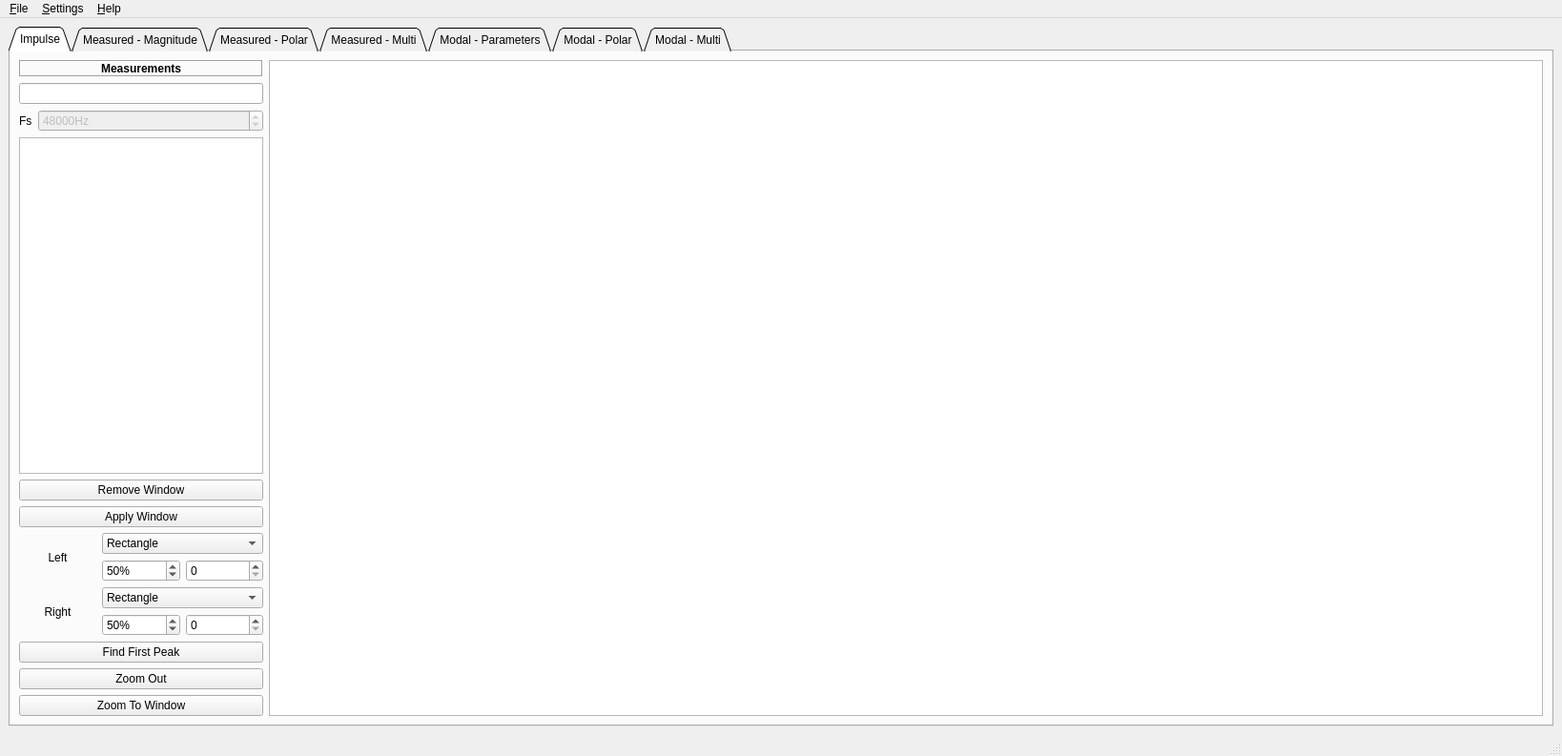
<?xml version="1.0" encoding="UTF-8"?>
<ui version="4.0">
 <class>MainWindow</class>
 <widget class="QMainWindow" name="MainWindow">
  <property name="enabled">
   <bool>true</bool>
  </property>
  <property name="geometry">
   <rect>
    <x>0</x>
    <y>0</y>
    <width>1638</width>
    <height>793</height>
   </rect>
  </property>
  <property name="windowTitle">
   <string>pypolarmap</string>
  </property>
  <widget class="QWidget" name="centralwidget">
   <property name="sizePolicy">
    <sizepolicy hsizetype="Expanding" vsizetype="Expanding">
     <horstretch>0</horstretch>
     <verstretch>0</verstretch>
    </sizepolicy>
   </property>
   <layout class="QGridLayout" name="gridLayout" columnstretch="0">
    <item row="0" column="0">
     <widget class="QTabWidget" name="graphTabs">
      <property name="minimumSize">
       <size>
        <width>0</width>
        <height>0</height>
       </size>
      </property>
      <property name="tabShape">
       <enum>QTabWidget::Triangular</enum>
      </property>
      <property name="currentIndex">
       <number>0</number>
      </property>
      <widget class="QWidget" name="impulseTab">
       <attribute name="title">
        <string>Impulse</string>
       </attribute>
       <layout class="QGridLayout" name="gridLayout_2">
        <item row="0" column="0">
         <layout class="QGridLayout" name="graphLayout">
          <property name="sizeConstraint">
           <enum>QLayout::SetDefaultConstraint</enum>
          </property>
          <item row="0" column="1" colspan="8">
           <widget class="MplWidget" name="impulseGraph">
            <property name="sizePolicy">
             <sizepolicy hsizetype="Expanding" vsizetype="Expanding">
              <horstretch>9</horstretch>
              <verstretch>0</verstretch>
             </sizepolicy>
            </property>
            <property name="minimumSize">
             <size>
              <width>600</width>
              <height>400</height>
             </size>
            </property>
           </widget>
          </item>
          <item row="0" column="0">
           <layout class="QVBoxLayout" name="impulseControlsContainer">
            <item>
             <layout class="QVBoxLayout" name="verticalLayout">
              <item>
               <widget class="QLabel" name="measurementsHeaderLabel">
                <property name="font">
                 <font>
                  <weight>75</weight>
                  <bold>true</bold>
                 </font>
                </property>
                <property name="frameShape">
                 <enum>QFrame::Box</enum>
                </property>
                <property name="frameShadow">
                 <enum>QFrame::Sunken</enum>
                </property>
                <property name="text">
                 <string>Measurements</string>
                </property>
                <property name="alignment">
                 <set>Qt::AlignCenter</set>
                </property>
               </widget>
              </item>
              <item>
               <layout class="QFormLayout" name="measurementDetailsLayout">
                <item row="1" column="0">
                 <widget class="QLabel" name="fsLabel">
                  <property name="text">
                   <string>Fs</string>
                  </property>
                 </widget>
                </item>
                <item row="1" column="1">
                 <widget class="QSpinBox" name="fs">
                  <property name="enabled">
                   <bool>false</bool>
                  </property>
                  <property name="suffix">
                   <string>Hz</string>
                  </property>
                  <property name="minimum">
                   <number>44100</number>
                  </property>
                  <property name="maximum">
                   <number>384000</number>
                  </property>
                  <property name="singleStep">
                   <number>100</number>
                  </property>
                  <property name="value">
                   <number>48000</number>
                  </property>
                  <property name="displayIntegerBase">
                   <number>10</number>
                  </property>
                 </widget>
                </item>
                <item row="0" column="0" colspan="2">
                 <widget class="QLineEdit" name="dataPath">
                  <property name="sizePolicy">
                   <sizepolicy hsizetype="Fixed" vsizetype="Fixed">
                    <horstretch>0</horstretch>
                    <verstretch>0</verstretch>
                   </sizepolicy>
                  </property>
                  <property name="maximumSize">
                   <size>
                    <width>320</width>
                    <height>16777215</height>
                   </size>
                  </property>
                 </widget>
                </item>
               </layout>
              </item>
              <item>
               <widget class="QListView" name="measurementView"/>
              </item>
              <item>
               <widget class="QPushButton" name="removeWindowBtn">
                <property name="enabled">
                 <bool>true</bool>
                </property>
                <property name="text">
                 <string>Remove Window</string>
                </property>
                <property name="checkable">
                 <bool>true</bool>
                </property>
                <property name="flat">
                 <bool>false</bool>
                </property>
               </widget>
              </item>
              <item>
               <widget class="QPushButton" name="applyWindowBtn">
                <property name="enabled">
                 <bool>true</bool>
                </property>
                <property name="text">
                 <string>Apply Window</string>
                </property>
               </widget>
              </item>
             </layout>
            </item>
            <item>
             <layout class="QGridLayout" name="windowControlContainer">
              <item row="1" column="2">
               <widget class="QSpinBox" name="leftWindowSample"/>
              </item>
              <item row="2" column="1" colspan="2">
               <widget class="QComboBox" name="rightWindowType">
                <item>
                 <property name="text">
                  <string>Rectangle</string>
                 </property>
                </item>
                <item>
                 <property name="text">
                  <string>Tukey</string>
                 </property>
                </item>
                <item>
                 <property name="text">
                  <string>Hann</string>
                 </property>
                </item>
                <item>
                 <property name="text">
                  <string>Hamming</string>
                 </property>
                </item>
                <item>
                 <property name="text">
                  <string>Blackman-Harris</string>
                 </property>
                </item>
                <item>
                 <property name="text">
                  <string>Nuttall</string>
                 </property>
                </item>
               </widget>
              </item>
              <item row="1" column="1">
               <widget class="QSpinBox" name="leftWindowPercent">
                <property name="suffix">
                 <string>%</string>
                </property>
                <property name="minimum">
                 <number>12</number>
                </property>
                <property name="maximum">
                 <number>75</number>
                </property>
                <property name="value">
                 <number>50</number>
                </property>
               </widget>
              </item>
              <item row="3" column="1">
               <widget class="QSpinBox" name="rightWindowPercent">
                <property name="suffix">
                 <string>%</string>
                </property>
                <property name="minimum">
                 <number>12</number>
                </property>
                <property name="maximum">
                 <number>75</number>
                </property>
                <property name="value">
                 <number>50</number>
                </property>
               </widget>
              </item>
              <item row="3" column="2">
               <widget class="QSpinBox" name="rightWindowSample"/>
              </item>
              <item row="0" column="0" rowspan="2">
               <widget class="QLabel" name="label">
                <property name="frameShape">
                 <enum>QFrame::NoFrame</enum>
                </property>
                <property name="text">
                 <string>Left</string>
                </property>
                <property name="alignment">
                 <set>Qt::AlignCenter</set>
                </property>
               </widget>
              </item>
              <item row="2" column="0" rowspan="2">
               <widget class="QLabel" name="label_2">
                <property name="text">
                 <string>Right</string>
                </property>
                <property name="alignment">
                 <set>Qt::AlignCenter</set>
                </property>
               </widget>
              </item>
              <item row="0" column="1" colspan="2">
               <widget class="QComboBox" name="leftWindowType">
                <property name="iconSize">
                 <size>
                  <width>24</width>
                  <height>24</height>
                 </size>
                </property>
                <item>
                 <property name="text">
                  <string>Rectangle</string>
                 </property>
                </item>
                <item>
                 <property name="text">
                  <string>Tukey</string>
                 </property>
                </item>
                <item>
                 <property name="text">
                  <string>Hann</string>
                 </property>
                </item>
                <item>
                 <property name="text">
                  <string>Hamming</string>
                 </property>
                </item>
                <item>
                 <property name="text">
                  <string>Blackman-Harris</string>
                 </property>
                </item>
                <item>
                 <property name="text">
                  <string>Nuttall</string>
                 </property>
                </item>
               </widget>
              </item>
             </layout>
            </item>
            <item>
             <widget class="QPushButton" name="findPeakButton">
              <property name="enabled">
               <bool>true</bool>
              </property>
              <property name="text">
               <string>Find First Peak</string>
              </property>
             </widget>
            </item>
            <item>
             <widget class="QPushButton" name="zoomOutBtn">
              <property name="enabled">
               <bool>true</bool>
              </property>
              <property name="text">
               <string>Zoom Out</string>
              </property>
             </widget>
            </item>
            <item>
             <widget class="QPushButton" name="zoomInButton">
              <property name="enabled">
               <bool>true</bool>
              </property>
              <property name="text">
               <string>Zoom To Window</string>
              </property>
             </widget>
            </item>
           </layout>
          </item>
         </layout>
        </item>
       </layout>
      </widget>
      <widget class="QWidget" name="measuredMagnitudeTab">
       <attribute name="title">
        <string>Measured - Magnitude</string>
       </attribute>
       <layout class="QGridLayout" name="measuredMagnitudeGridLayout" columnstretch="0,1">
        <item row="0" column="0">
         <layout class="QGridLayout" name="measuredMagnitudeControlLayout">
          <item row="0" column="0">
           <widget class="QLabel" name="measuredMagnitudeCurvesLabel">
            <property name="font">
             <font>
              <weight>75</weight>
              <bold>true</bold>
             </font>
            </property>
            <property name="frameShape">
             <enum>QFrame::Box</enum>
            </property>
            <property name="frameShadow">
             <enum>QFrame::Sunken</enum>
            </property>
            <property name="text">
             <string>Curves</string>
            </property>
            <property name="alignment">
             <set>Qt::AlignCenter</set>
            </property>
           </widget>
          </item>
          <item row="1" column="0">
           <widget class="QListWidget" name="measuredMagnitudeCurves"/>
          </item>
         </layout>
        </item>
        <item row="0" column="1">
         <widget class="MplWidget" name="measuredMagnitudeGraph">
          <property name="minimumSize">
           <size>
            <width>847</width>
            <height>400</height>
           </size>
          </property>
         </widget>
        </item>
       </layout>
      </widget>
      <widget class="QWidget" name="measuredPolarTab">
       <attribute name="title">
        <string>Measured - Polar</string>
       </attribute>
       <layout class="QGridLayout" name="gridLayout_4">
        <item row="0" column="0">
         <widget class="MplWidget" name="measuredPolarGraph">
          <property name="minimumSize">
           <size>
            <width>847</width>
            <height>400</height>
           </size>
          </property>
         </widget>
        </item>
       </layout>
      </widget>
      <widget class="QWidget" name="measuredMultiTab">
       <attribute name="title">
        <string>Measured - Multi</string>
       </attribute>
       <layout class="QGridLayout" name="gridLayout_5">
        <item row="0" column="0">
         <widget class="MplWidget" name="measuredMultiGraph">
          <property name="minimumSize">
           <size>
            <width>847</width>
            <height>400</height>
           </size>
          </property>
         </widget>
        </item>
       </layout>
      </widget>
      <widget class="QWidget" name="tab">
       <attribute name="title">
        <string>Modal - Parameters</string>
       </attribute>
      </widget>
      <widget class="QWidget" name="modalPolarTab">
       <attribute name="title">
        <string>Modal - Polar</string>
       </attribute>
       <layout class="QGridLayout" name="gridLayout_6">
        <item row="0" column="0">
         <widget class="MplWidget" name="modalPolarGraph">
          <property name="minimumSize">
           <size>
            <width>847</width>
            <height>400</height>
           </size>
          </property>
         </widget>
        </item>
       </layout>
      </widget>
      <widget class="QWidget" name="modalMultiTab">
       <attribute name="title">
        <string>Modal - Multi</string>
       </attribute>
       <layout class="QGridLayout" name="gridLayout_7">
        <item row="0" column="0">
         <widget class="MplWidget" name="modalMultiGraph">
          <property name="minimumSize">
           <size>
            <width>847</width>
            <height>400</height>
           </size>
          </property>
         </widget>
        </item>
       </layout>
      </widget>
     </widget>
    </item>
   </layout>
  </widget>
  <widget class="QMenuBar" name="menubar">
   <property name="geometry">
    <rect>
     <x>0</x>
     <y>0</y>
     <width>1638</width>
     <height>31</height>
    </rect>
   </property>
   <widget class="QMenu" name="menuFile">
    <property name="title">
     <string>&amp;File</string>
    </property>
    <addaction name="actionLoad"/>
    <addaction name="actionSave_Current_Image"/>
   </widget>
   <widget class="QMenu" name="menuHelp">
    <property name="title">
     <string>&amp;Help</string>
    </property>
    <addaction name="actionShow_Logs"/>
    <addaction name="actionAbout"/>
   </widget>
   <widget class="QMenu" name="menuSettings">
    <property name="title">
     <string>&amp;Settings</string>
    </property>
    <addaction name="actionModal_Parameters"/>
    <addaction name="action_Display"/>
   </widget>
   <addaction name="menuFile"/>
   <addaction name="menuSettings"/>
   <addaction name="menuHelp"/>
  </widget>
  <widget class="QStatusBar" name="statusbar"/>
  <action name="actionLoad">
   <property name="text">
    <string>&amp;Load</string>
   </property>
   <property name="shortcut">
    <string>Ctrl+O</string>
   </property>
  </action>
  <action name="actionSave_Current_Image">
   <property name="text">
    <string>Save &amp;Chart</string>
   </property>
   <property name="shortcut">
    <string>Ctrl+S</string>
   </property>
  </action>
  <action name="actionShow_Logs">
   <property name="text">
    <string>Show &amp;Logs</string>
   </property>
   <property name="shortcut">
    <string>Ctrl+L</string>
   </property>
  </action>
  <action name="actionModal_Parameters">
   <property name="text">
    <string>&amp;Modal Parameters</string>
   </property>
   <property name="shortcut">
    <string>Ctrl+M</string>
   </property>
  </action>
  <action name="actionAbout">
   <property name="text">
    <string>&amp;About</string>
   </property>
  </action>
  <action name="action_Display">
   <property name="text">
    <string>&amp;Display</string>
   </property>
   <property name="shortcut">
    <string>Ctrl+D</string>
   </property>
  </action>
 </widget>
 <customwidgets>
  <customwidget>
   <class>MplWidget</class>
   <extends>QGraphicsView</extends>
   <header>app</header>
  </customwidget>
 </customwidgets>
 <resources/>
 <connections>
  <connection>
   <sender>zoomInButton</sender>
   <signal>clicked()</signal>
   <receiver>MainWindow</receiver>
   <slot>zoomIn()</slot>
   <hints>
    <hint type="sourcelabel">
     <x>429</x>
     <y>705</y>
    </hint>
    <hint type="destinationlabel">
     <x>736</x>
     <y>512</y>
    </hint>
   </hints>
  </connection>
  <connection>
   <sender>removeWindowBtn</sender>
   <signal>clicked()</signal>
   <receiver>MainWindow</receiver>
   <slot>removeWindow()</slot>
   <hints>
    <hint type="sourcelabel">
     <x>513</x>
     <y>159</y>
    </hint>
    <hint type="destinationlabel">
     <x>715</x>
     <y>391</y>
    </hint>
   </hints>
  </connection>
  <connection>
   <sender>graphTabs</sender>
   <signal>currentChanged(int)</signal>
   <receiver>MainWindow</receiver>
   <slot>onGraphTabChange()</slot>
   <hints>
    <hint type="sourcelabel">
     <x>654</x>
     <y>53</y>
    </hint>
    <hint type="destinationlabel">
     <x>499</x>
     <y>51</y>
    </hint>
   </hints>
  </connection>
  <connection>
   <sender>zoomOutBtn</sender>
   <signal>clicked()</signal>
   <receiver>MainWindow</receiver>
   <slot>zoomOut()</slot>
   <hints>
    <hint type="sourcelabel">
     <x>429</x>
     <y>641</y>
    </hint>
    <hint type="destinationlabel">
     <x>588</x>
     <y>47</y>
    </hint>
   </hints>
  </connection>
  <connection>
   <sender>applyWindowBtn</sender>
   <signal>clicked()</signal>
   <receiver>MainWindow</receiver>
   <slot>updateWindow()</slot>
   <hints>
    <hint type="sourcelabel">
     <x>415</x>
     <y>223</y>
    </hint>
    <hint type="destinationlabel">
     <x>301</x>
     <y>32</y>
    </hint>
   </hints>
  </connection>
  <connection>
   <sender>zoomOutBtn</sender>
   <signal>clicked()</signal>
   <receiver>MainWindow</receiver>
   <slot>zoomOut()</slot>
   <hints>
    <hint type="sourcelabel">
     <x>429</x>
     <y>641</y>
    </hint>
    <hint type="destinationlabel">
     <x>348</x>
     <y>80</y>
    </hint>
   </hints>
  </connection>
  <connection>
   <sender>rightWindowSample</sender>
   <signal>valueChanged(int)</signal>
   <receiver>MainWindow</receiver>
   <slot>updateRightWindow()</slot>
   <hints>
    <hint type="sourcelabel">
     <x>513</x>
     <y>492</y>
    </hint>
    <hint type="destinationlabel">
     <x>373</x>
     <y>94</y>
    </hint>
   </hints>
  </connection>
  <connection>
   <sender>leftWindowSample</sender>
   <signal>valueChanged(int)</signal>
   <receiver>MainWindow</receiver>
   <slot>updateLeftWindow()</slot>
   <hints>
    <hint type="sourcelabel">
     <x>513</x>
     <y>392</y>
    </hint>
    <hint type="destinationlabel">
     <x>373</x>
     <y>68</y>
    </hint>
   </hints>
  </connection>
  <connection>
   <sender>leftWindowPercent</sender>
   <signal>valueChanged(int)</signal>
   <receiver>MainWindow</receiver>
   <slot>updateLeftWindow()</slot>
   <hints>
    <hint type="sourcelabel">
     <x>434</x>
     <y>392</y>
    </hint>
    <hint type="destinationlabel">
     <x>14</x>
     <y>78</y>
    </hint>
   </hints>
  </connection>
  <connection>
   <sender>leftWindowType</sender>
   <signal>currentTextChanged(QString)</signal>
   <receiver>MainWindow</receiver>
   <slot>updateLeftWindow()</slot>
   <hints>
    <hint type="sourcelabel">
     <x>513</x>
     <y>342</y>
    </hint>
    <hint type="destinationlabel">
     <x>8</x>
     <y>683</y>
    </hint>
   </hints>
  </connection>
  <connection>
   <sender>rightWindowType</sender>
   <signal>currentTextChanged(QString)</signal>
   <receiver>MainWindow</receiver>
   <slot>updateRightWindow()</slot>
   <hints>
    <hint type="sourcelabel">
     <x>513</x>
     <y>442</y>
    </hint>
    <hint type="destinationlabel">
     <x>374</x>
     <y>529</y>
    </hint>
   </hints>
  </connection>
  <connection>
   <sender>rightWindowPercent</sender>
   <signal>valueChanged(int)</signal>
   <receiver>MainWindow</receiver>
   <slot>updateRightWindow()</slot>
   <hints>
    <hint type="sourcelabel">
     <x>434</x>
     <y>492</y>
    </hint>
    <hint type="destinationlabel">
     <x>374</x>
     <y>482</y>
    </hint>
   </hints>
  </connection>
  <connection>
   <sender>findPeakButton</sender>
   <signal>clicked()</signal>
   <receiver>MainWindow</receiver>
   <slot>findFirstPeak()</slot>
   <hints>
    <hint type="sourcelabel">
     <x>384</x>
     <y>563</y>
    </hint>
    <hint type="destinationlabel">
     <x>295</x>
     <y>338</y>
    </hint>
   </hints>
  </connection>
 </connections>
 <slots>
  <slot>selectDirectory()</slot>
  <slot>manageLoadButtonState(QString)</slot>
  <slot>zoomIn()</slot>
  <slot>removeWindow()</slot>
  <slot>updateLeftWindow()</slot>
  <slot>updateRightWindow()</slot>
  <slot>showMagnitude()</slot>
  <slot>onGraphTabChange()</slot>
  <slot>zoomOut()</slot>
  <slot>updateWindow()</slot>
  <slot>updateColourMap()</slot>
  <slot>updateContourInterval()</slot>
  <slot>updateSmoothing()</slot>
  <slot>setYRange()</slot>
  <slot>toggleNormalised()</slot>
  <slot>setNormalisationAngle()</slot>
  <slot>saveCurrentChart()</slot>
  <slot>findFirstPeak()</slot>
 </slots>
</ui>
